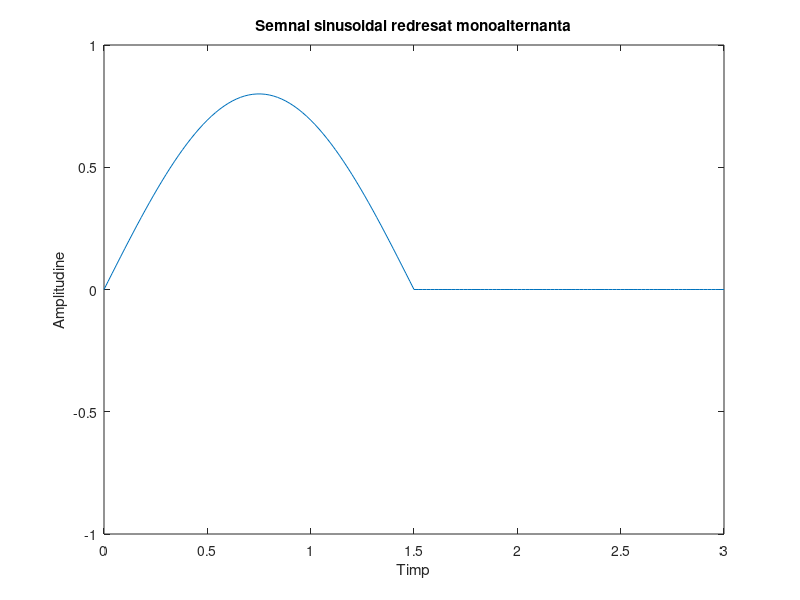

This chart was generated by the following MATLAB code:
t=0:0.02:3;	%realizarea vectoruli timp

s1=0.8*sin(((2*pi)/3)*t);	%realizarea semnalului sinusoidal

s=0.5*(s1+abs(s1));		%redresarea pe alternanta pozitiva a semnalului

plot(t, s);			%reprezentarea grafica a semnalului cerut
axis([0 3 -1 1 ]);
title ('Semnal sinusoidal redresat monoalternanta');
xlabel('Timp');
ylabel('Amplitudine');


